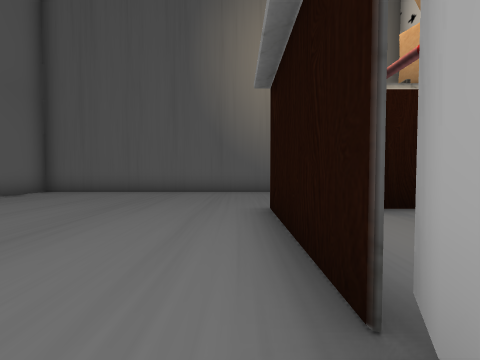
View 1 (above)

12 first-person views from a walk through a Unity game level. The camera is 1.4 m above the floor, tilts 2° down and sees 90° across. The floor is counted in squares, 2 m on a side. Each view is taken from the middle of a square. On the plan, view 1 faces up. The plan holds only what a view shows up to about 9 squares ahead; the rest is blank.

View 2
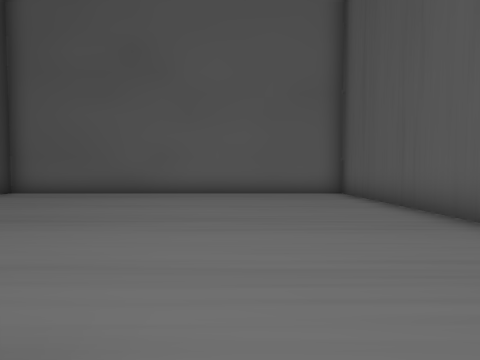

View 3
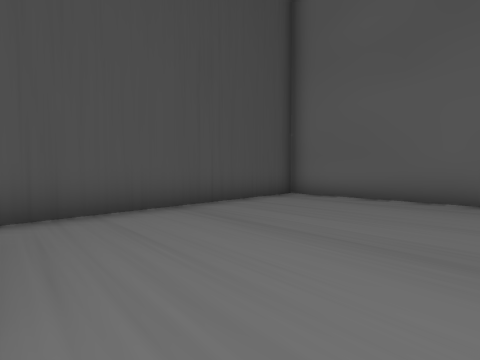

View 4
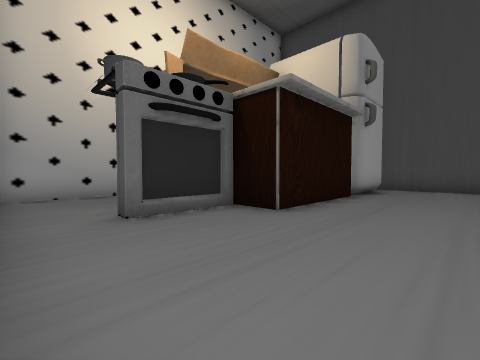

View 5
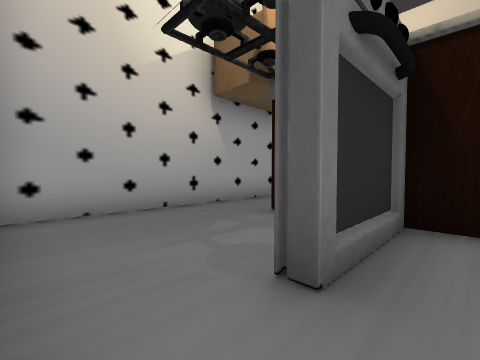

View 6
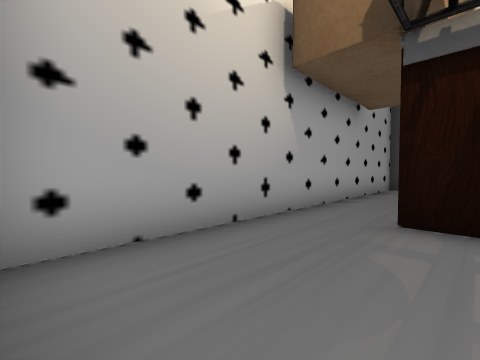

View 7
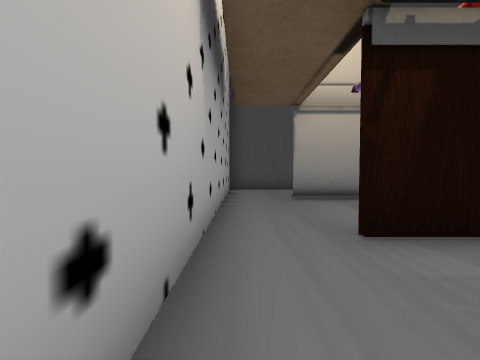

View 8
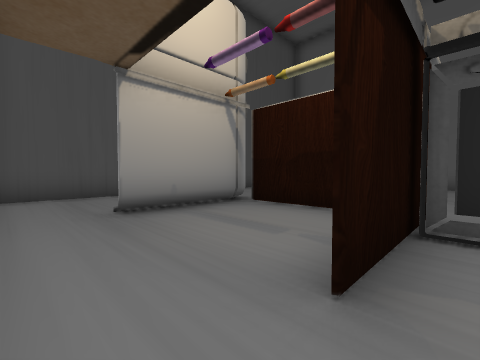

View 9
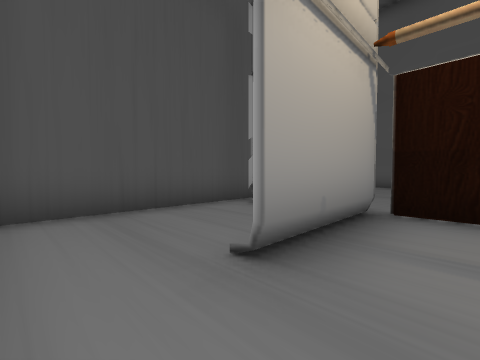

View 10
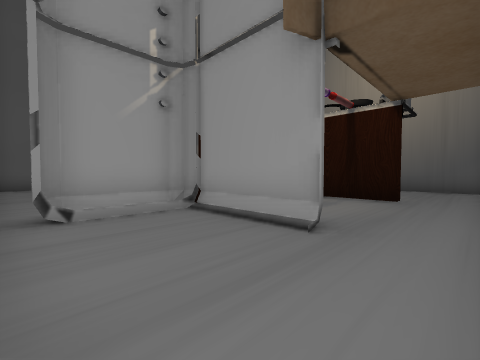

View 11
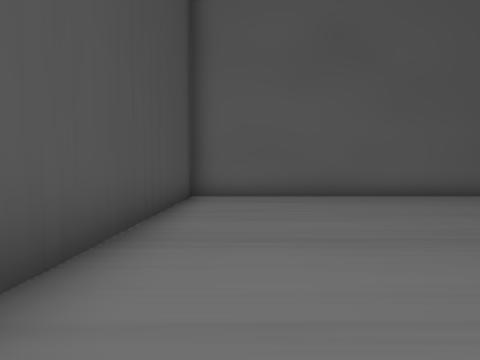

View 12
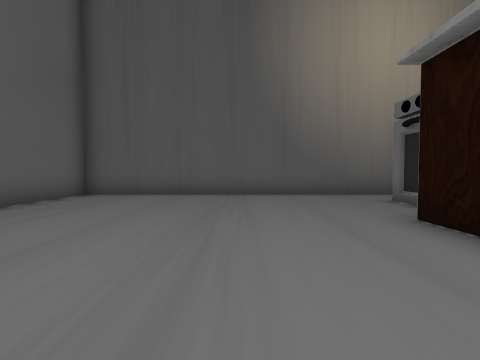

### Floor plan
Points are (right, up) in squares from view 1. A wall is a line through its corners. A room is listed if a view was taken in it or the views show most of it. See-through windows are left out.
Room 1 (views 1, 2, 3, 4, 5, 11, 12)
walls: (0.6, 0.8) (1, 0.9); (0.6, -1.6) (0.6, 4.5) (1.7, 4.5) (1.7, 6.7); (1.5, 8.3) (-6.7, 8.3) (-6.7, -2.4) (0.5, -2.4)
ways out: opening at (2, 7.5) to room 2; opening at (1, -2) to room 3
Room 2 (views 6, 7, 8, 9)
walls: (2, 4.5) (3.8, 4.5) (1.7, 4.5); (1.6, 5.1) (1.6, 4.5); (5, 8.3) (1.5, 8.3); (0.6, 3.1) (0.6, 0.8); (5.4, 0.6) (5.4, 8.1); (1, 0.9) (3.6, 0.9)
ways out: opening at (2, 7.5) to room 1; opening at (4.5, 1) to room 3
Room 3 (view 10)
walls: (3.6, 0.9) (1, 0.9); (0.4, -1.2) (0.6, -1.6); (0.6, 0.5) (0.6, -1.4); (0.5, -2.4) (5.4, -2.4) (5.4, 0.6)
low walls: (1, 0.9) (1, -1.5)
ways out: opening at (1, -2) to room 1; opening at (4.5, 1) to room 2

Positions as (right, up) in squares from view 1, and headings:
1: (0, 0), facing up
2: (1, 5), facing left
3: (0, 2), facing down-left
4: (-2, 8), facing down-right
5: (1, 8), facing down-right
6: (3, 8), facing down-right
7: (5, 7), facing down
8: (5, 5), facing down-left
9: (5, 2), facing down-left
10: (5, -2), facing up-left
11: (0, -1), facing left
12: (-2, 1), facing up
